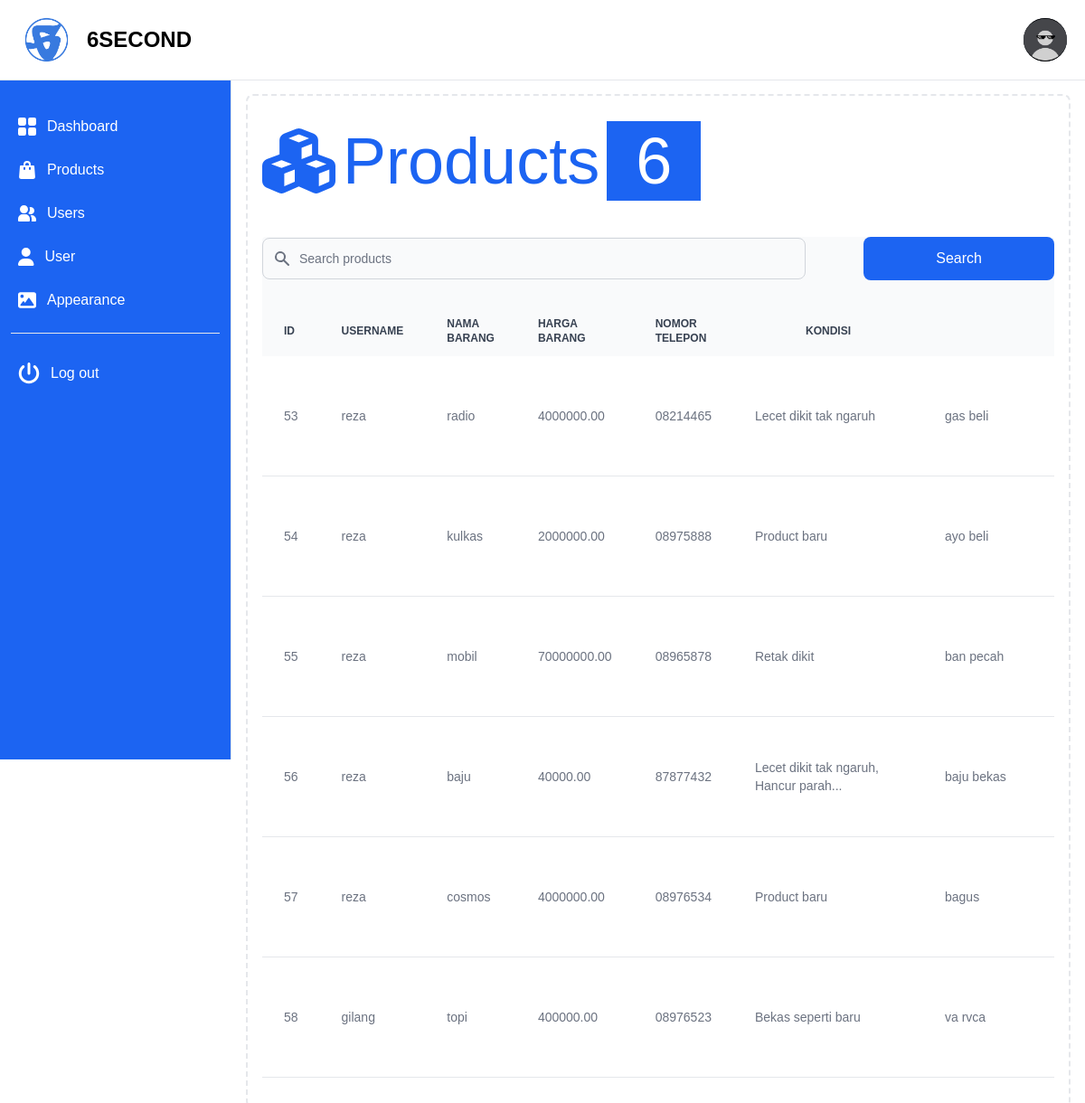
The app's page /admin_product.php (signed in) with its own data.
### tables this page shows
CREATE TABLE `detail_barang` (
  `id` int NOT NULL,
  `username` varchar(255) NOT NULL,
  `nama_barang` varchar(255) NOT NULL,
  `harga_barang` decimal(10,2) NOT NULL,
  `nomor_telepon` varchar(20) DEFAULT NULL,
  `kondisi` text,
  `deskripsi_barang` text,
  `link_maps` varchar(255) DEFAULT NULL,
  `gambar_barang_1` varchar(255) DEFAULT NULL,
  `gambar_barang_2` varchar(255) DEFAULT NULL,
  `gambar_barang_3` varchar(255) DEFAULT NULL,
  `gambar_barang_4` varchar(255) DEFAULT NULL,
  `tanggal_masuk` timestamp NULL DEFAULT CURRENT_TIMESTAMP,
  `jumlah_like` int DEFAULT '0',
  `jumlah_views` int DEFAULT '0',
  `lokasi_barang` varchar(255) NOT NULL,
  `kategori` varchar(50) NOT NULL
);

### admin_product.php (the view, shortened to what this page needs)
<?php
require_once 'koneksi.php';
function shortenDescription($description) {
    $words = explode(' ', $description);
    if (count($words) > 6) {
        return implode(' ', array_slice($words, 0, 6)) . '...';
    } else {
        return $description;
    }
}
$sql_count = "SELECT COUNT(*) AS total_products FROM detail_barang";
$result_count = $connection->query($sql_count);
$row_count = $result_count->fetch_assoc();
$total_products = $row_count['total_products'];
?>
<!DOCTYPE html>
<html lang="en">
<head>
    <link href="/output.css" rel="stylesheet">
    <link rel="stylesheet" href="assets/app.css" />
    <script src="https://cdn.tailwindcss.com"></script>
    <link href="https://cdn.jsdelivr.net/npm/tailwindcss@2.2.19/dist/tailwind.min.css" rel="stylesheet" />
    <link href="https://cdnjs.cloudflare.com/ajax/libs/flowbite/2.3.0/flowbite.min.css" rel="stylesheet" />
    <link rel="stylesheet" href="https://cdnjs.cloudflare.com/ajax/libs/font-awesome/6.0.0-beta3/css/all.min.css" />
</head>
<body>
<header>
    <?php require_once 'admin_header.php'; ?>
</header>
<main>
    <div id="content" class="content">
        <div class="p-4 sm:ml-64 md:mt-10 mt-10">
            <div class="p-4 border-2 border-gray-200 border-dashed rounded-lg mt-12">
                <div class="grid grid-cols-1 mb-4">
                    <div class="flex items-center justify-start gap-2 md:h-28 rounded bg-white">
                        <i class="fa-solid fa-cubes md:text-7xl text-blue-600"></i>
                        <p class="md:text-7xl text-blue-600">Products</p>
                        <div class="bg-blue-600 py-2 px-8">
                            <p class="text-white md:text-7xl"><?php echo $total_products; ?></p>
                        </div>
                    </div>
                </div>
                <div class="mb-4 rounded bg-gray-50">
                    <form class="flex items-center my-7 md:gap-x-14">
                        <div class="relative w-full">
                            <div class="absolute inset-y-0 left-0 flex items-center pl-3 pointer-events-none">
                            </div>
                            <input type="text" id="simple-search" placeholder="Search products" required="" class="bg-gray-50 border border-gray-300 text-black text-sm rounded-lg focus:ring-primary-500 focus:border-primary-500 block w-full pl-10 py-3" />
                        </div>
                        <button type="submit" class="md:px-20 py-3 bg-blue-600 text-white md:text-base rounded-lg ml-2 hover:bg-blue-700 focus:outline-none focus:bg-blue-700">Search</button>
                    </form>
                    <div class="overflow-x-auto mt-6">
                        <table class="w-full text-sm text-left text-gray-500">
                           <thead class="text-xs text-gray-700 uppercase bg-gray-50">
    <tr>
        <th scope="col" class="px-6 py-3">ID</th>
        <th scope="col" class="px-6 py-3">username</th>
        <th scope="col" class="px-6 py-3">Nama Barang</th>
        <th scope="col" class="px-6 py-3">Harga Barang</th>
        <th scope="col" class="px-6 py-3">Nomor Telepon</th>
        <th scope="col" class="px-20 py-3">Kondisi</th>
        <th scope="col" class="px-40 py-3">Deskripsi Barang</th>
    </tr>
</thead>
                                <tbody>
                                <?php
                                $sql = "SELECT * FROM detail_barang";
                                $result = $connection->query($sql);
                                while ($row = $result->fetch_assoc()) {
                                    echo '<tr class="bg-white border-b">';
                                    echo '<td class="px-6 py-4">' . $row['id'] . '</td>';
                                    echo '<td class="px-6 py-4">' . $row['username'] . '</td>';
echo '<td class="px-6 py-4">' . shortenDescription($row['nama_barang']) . '</td>';
echo '<td class="px-6 py-4">' . $row['harga_barang'] . '</td>';
echo '<td class="px-6 py-4">' . $row['nomor_telepon'] . '</td>';
echo '<td class="px-6 py-4">' . shortenDescription($row['kondisi']) . '</td>';
echo '<td class="px-6 py-4">' . shortenDescription($row['deskripsi_barang']) . '</td>';
echo '</tr>';
                                }
                                ?>
                                </tbody>
                        </table>
                    </div>
                </div>
            </div>
        </div>
    </div>
        <aside>
            <?php require_once 'admin_aside_menu.php'; ?>
        </aside>
</main>
</body>
</html>

### admin_header.php (shortened to what this page needs)
<?php
require_once 'koneksi.php';
$username = $_SESSION['username'];
$sql = "SELECT * FROM users WHERE username='$username'";
$result = $connection->query($sql);
$default_profile_picture = 'assets/img/new/Pro max pfp.jpg';
if ($result->num_rows > 0) {
    $row = $result->fetch_assoc();
    if (!empty($row['profile_picture']) && file_exists($row['profile_picture'])) {
        $profile_picture = $row['profile_picture'];
    } else {
        $profile_picture = $default_profile_picture;
    }
} else {
    $profile_picture = $default_profile_picture;
}
?>
<!DOCTYPE html>
<html lang="en">
<head>
        <link href="/output.css" rel="stylesheet">
        <link rel="stylesheet" href="assets/app.css" />
    <script src="https://cdn.tailwindcss.com"></script>
    <link href="https://cdn.jsdelivr.net/npm/tailwindcss@2.2.19/dist/tailwind.min.css" rel="stylesheet" />
    <link href="https://cdnjs.cloudflare.com/ajax/libs/flowbite/2.3.0/flowbite.min.css" rel="stylesheet" />
    <link rel="stylesheet" href="https://cdnjs.cloudflare.com/ajax/libs/font-awesome/6.0.0-beta3/css/all.min.css" />
</head>
<body>
    <header>
        <nav class="fixed bg-white top-0 z-50 w-full  border-b border-gray-200">
            <div class="px-3 py-3 lg:px-5 lg:pl-3">
                <div class="flex items-center justify-between">
                    <div class="flex items-center justify-start rtl:justify-end">
                        <a href="admin_dashboard.php" class="flex ms-2 md:me-24">
                            <img src="assets/img/new/logo.png" class="h-16 me-3" alt="FlowBite Logo" />
                            <span class="self-center text-xl font-semibold sm:text-2xl whitespace-nowrap text-black">6SECOND</span>
                        </a>
                    </div>
                    <div class="flex items-center">
                        <div class="flex items-center ms-3">
                            <div>
                                <button type="button" class="flex text-sm bg-gray-800 rounded-full focus:ring-4 focus:ring-gray-300" aria-expanded="false" data-dropdown-toggle="dropdown-user">
                                    <img class="w-12 h-12 rounded-full" src="<?php echo $profile_picture; ?>" alt="user photo" />
                                </button>
                            </div>
                        </div>
                    </div>
                </div>
            </div>
        </nav>
    </header>
</body>
</html>

### admin_aside_menu.php (shortened to what this page needs)
<!DOCTYPE html>
<html lang="en">
<head>
        <link href="/output.css" rel="stylesheet">
        <link rel="stylesheet" href="assets/app.css" />
    <script src="https://cdn.tailwindcss.com"></script>
    <link href="https://cdn.jsdelivr.net/npm/tailwindcss@2.2.19/dist/tailwind.min.css" rel="stylesheet" />
    <link href="https://cdnjs.cloudflare.com/ajax/libs/flowbite/2.3.0/flowbite.min.css" rel="stylesheet" />
    <link rel="stylesheet" href="https://cdnjs.cloudflare.com/ajax/libs/font-awesome/6.0.0-beta3/css/all.min.css" />
</head>
<body>
<main>
      <aside id="logo-sidebar" class="fixed top-0 left-0 z-40 w-64 mt-10 h-screen pt-20 transition-transform -translate-x-full bg-blue-600 border-r border-gray-200 sm:translate-x-0" aria-label="Sidebar">
        <div class="h-full px-3 pb-4 overflow-y-auto bg-blue-600">
          <ul class="space-y-2 font-medium">
            <li>
              <a href="admin_dashboard.php" class="flex items-center p-2 text-white rounded-lg hover:bg-white hover:text-black">
                <span class="ms-3">Dashboard</span>
              </a>
            </li>
            <li>
              <a href="admin_product.php" class="flex items-center p-2 text-white rounded-lg hover:bg-white hover:text-black">
                <span class="flex-1 ms-3 whitespace-nowrap">Products</span>
              </a>
            </li>
            <li>
              <a href="admin_user.php" class="flex items-center p-2 text-white rounded-lg hover:bg-white hover:text-black">
                <span class="flex-1 ms-3 whitespace-nowrap">Users</span>
              </a>
            </li>
            <li>
              <a href="admin_profil.php" class="flex items-center p-2 text-white rounded-lg hover:bg-white hover:text-black">
                <i class="fa-solid fa-user text-xl"></i>
                <span class="flex-1 ms-3 whitespace-nowrap">User</span>
              </a>
            </li>
            <li>
              <a href="admin_appearance.php" class="flex items-center p-2 text-white rounded-lg hover:bg-white hover:text-black">
                <i class="fa-solid fa-image text-xl"></i>
                <span class="flex-1 ms-3 whitespace-nowrap">Appearance</span>
              </a>
            </li>
          </ul>
          <ul class="space-y-2 mt-4 border-t border-gray-200 pt-4">
            <li class="">
            <li>
    <a href="fungsiLogout.php" id="logoutButton" class="flex items-center p-2 text-white rounded-lg hover:bg-white hover:text-red-600" role="menuitem">
        <i class="fa-solid fa-power-off text-2xl"></i>
        <span class="flex-1 ms-3 whitespace-nowrap">Log out</span>
    </a>
</li>
            </li>
          </ul>
        </div>
      </aside>
</main>
</body>
</html>

### assets/app.css (style rules this page uses)
* { box-sizing: border-box; }
body { margin: 0; font-family: Poppins; overflow-x: hidden; }
* { margin: 0; padding: 0; box-sizing: border-box; font-family: "Poppins", sans-serif; }

### records on screen
detail_barang: id "53", username "reza", nama_barang "radio", harga_barang "4000000.00", nomor_telepon "08214465", kondisi "Lecet dikit tak ngaruh", deskripsi_barang "gas beli"
detail_barang: id "54", username "reza", nama_barang "kulkas", harga_barang "2000000.00", nomor_telepon "08975888", kondisi "Product baru", deskripsi_barang "ayo beli"
detail_barang: id "55", username "reza", nama_barang "mobil", harga_barang "70000000.00", nomor_telepon "08965878", kondisi "Retak dikit", deskripsi_barang "ban pecah"
detail_barang: id "56", username "reza", nama_barang "baju", harga_barang "40000.00", nomor_telepon "87877432", kondisi "Lecet dikit tak ngaruh, Hancur parah...", deskripsi_barang "baju bekas"
detail_barang: id "57", username "reza", nama_barang "cosmos", harga_barang "4000000.00", nomor_telepon "08976534", kondisi "Product baru", deskripsi_barang "bagus"
detail_barang: id "58", username "gilang", nama_barang "topi", harga_barang "400000.00", nomor_telepon "08976523", kondisi "Bekas seperti baru", deskripsi_barang "va rvca"

### other values on screen
$total_products "6"
